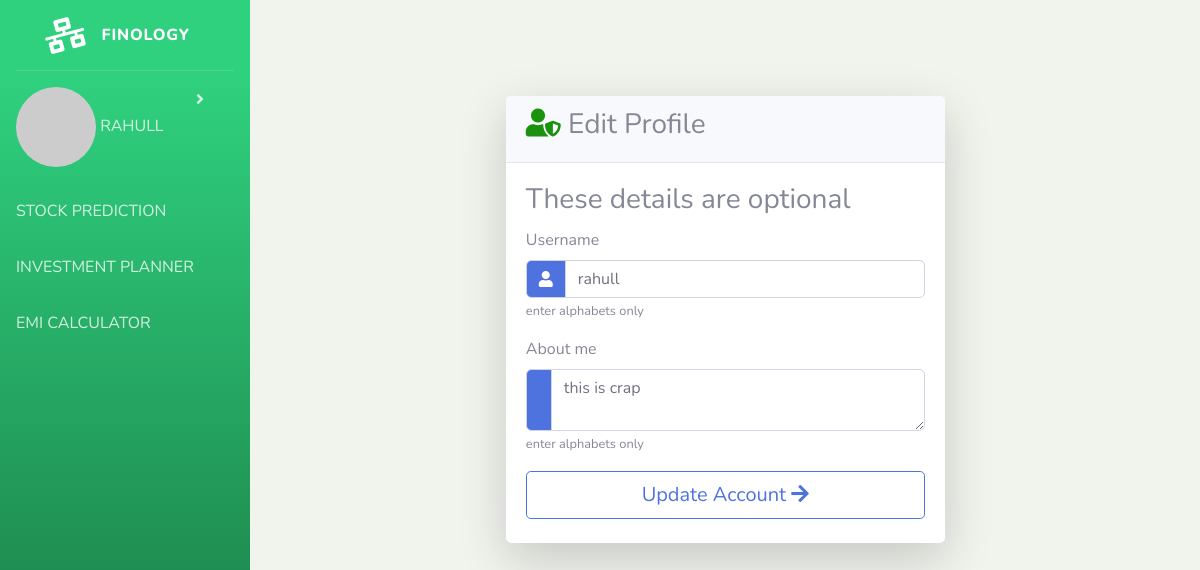
Screenshot of /edit_profile (signed in) with the database file from the repository.
### models.py (models this page shows, shortened)
class User(UserMixin, db.Model):
    id = db.Column(db.Integer, primary_key=True)
    username = db.Column(db.String(64), index=True, unique=True)
    email = db.Column(db.String(120), index=True, unique=True)
    password_hash = db.Column(db.String(128))
    created_on = db.Column(db.DateTime, index=True, default=datetime.now)
    about_me = db.Column(db.String(140))
    last_seen = db.Column(db.DateTime, default=datetime.utcnow)
    def avatar(self, size):
        digest = md5(self.email.lower().encode('utf-8')).hexdigest()
        return 'https://www.gravatar.com/avatar/{}?d=identicon&s={}'.format(digest, size)

### app.py (the view)
@app.route('/edit_profile', methods=['GET', 'POST'])
@login_required
def edit_profile():
    if request.method=='POST':
        current_user.username = request.form.get('username')
        current_user.about_me = request.form.get('aboutme')
        db.session.commit()
        flash('Your changes have been saved.','success')
        return redirect(url_for('edit_profile'))
    return render_template('edit_profile.html', title='Edit Profile',user=user)

### app.py (called while the page is built)
@login.user_loader
def load_user(id):
    return User.query.get(int(id))

@app.before_request
def before_request():
    if current_user.is_authenticated:
        current_user.last_seen = datetime.utcnow()
        db.session.commit()

### templates/edit_profile.html (shortened to what this page needs)
{% extends 'base.html' %}
{% block body %}
<div class="container">
    <div class="row justify-items-center">
        <div class="col-md-6 mt-5 mx-auto py-5">
            <div class="card shadow-lg border-0">
                <div class="card-header">
                    <h3 class=""><i class="fas fa-user-shield text-primary"></i> Edit Profile </h3>
                </div>
                <div class="card-body">
                    <h3 class="card-title">These details are optional</h3>
                    <form method="post">
                        <div class="form-group">
                            <label for="username">Username</label>
                            <div class="input-group">
                                <div class="input-group-prepend">
                                    <span class="input-group-text bg-primary" id="basic-addon2"><i
                                            class="fas fa-user text-white"></i></span>
                                </div>
                                <input value="{{current_user.username}}" type="text" class="form-control"
                                    name="username" id="username" aria-describedby="usernameHelpId"
                                    placeholder="digi_flasker">
                            </div>
                            <small id="usernameHelpId" class="form-text text-muted">enter alphabets only</small>
                        </div>
                        <div class="form-group">
                            <label for="aboutme">About me</label>
                            <div class="input-group">
                                <div class="input-group-prepend">
                                    <span class="input-group-text bg-primary" id="basic-addon2"></span>
                                </div>
                                <textarea type="text" class="form-control" name="aboutme" id="aboutme"
                                    aria-describedby="aboutmeHelpId"
                                    placeholder="tell us about you">{{current_user.about_me}}</textarea>
                            </div>
                            <small id="aboutmeHelpId" class="form-text text-muted">enter alphabets only</small>
                        </div>
                        <button class="btn btn-outline-primary btn-lg btn-block mt-1 mb-1">Update Account <i
                                class="fa fa-arrow-right" aria-hidden="true"></i> </button>
                    </form>
                </div>
            </div>
        </div>
    </div>
</div>
{% endblock %}

### templates/sidebar.html (shortened to what this page needs)
<ul class="navbar-nav bg-gradient-primary sidebar sidebar-dark accordion" id="accordionSidebar">
    <a class="sidebar-brand d-flex align-items-center justify-content-center" href="">
        <div class="sidebar-brand-icon rotate-n-15">
            <i class="fas fa-network-wired"></i>
        </div>
        <div class="sidebar-brand-text mx-3">FINOLOGY</div>
    </a>
    <hr class="sidebar-divider my-0">
    {% if current_user.is_anonymous %}
    <li class="nav-item dropdown">
        <a class="nav-link dropdown-toggle text-uppercase" href="#" id="dropdownId" data-toggle="dropdown"
            aria-haspopup="true" aria-expanded="false"><i class="fas fa-user-circle    "></i> Account</a>
        <div class="dropdown-menu" aria-labelledby="dropdownId">
            <a class="dropdown-item" href="/login">Login</a>
            <a class="dropdown-item" href="/register">Create free account</a>
        </div>
    </li>
    {% else %}
    <li class="nav-item dropdown">
        <a class="nav-link dropdown-toggle text-uppercase" href="#" id="dropdownId" data-toggle="dropdown"
            aria-haspopup="true" aria-expanded="false">
            <img src="{{ current_user.avatar(24) }}" class="rounded-circle"> {{current_user.username}}
        </a>
    </li>
    <li class="nav-item">
        <a class="nav-link text-uppercase" href="/prediction"> Stock Prediction</a>
    </li>
    <li class="nav-item">
        <a class="nav-link text-uppercase" href="/sip"> Investment Planner</a>
    </li>
    <li class="nav-item">
        <a class="nav-link text-uppercase" href="/emi"> EMI Calculator</a>
    </li>
    {% endif %}
</ul>

### templates/edit_profile.html (style rules this page uses)
body { background-color: rgb(241, 243, 237); }

### rows the page displays
User: username "RAHULL", username "rahull", aboutme "this is crap"
